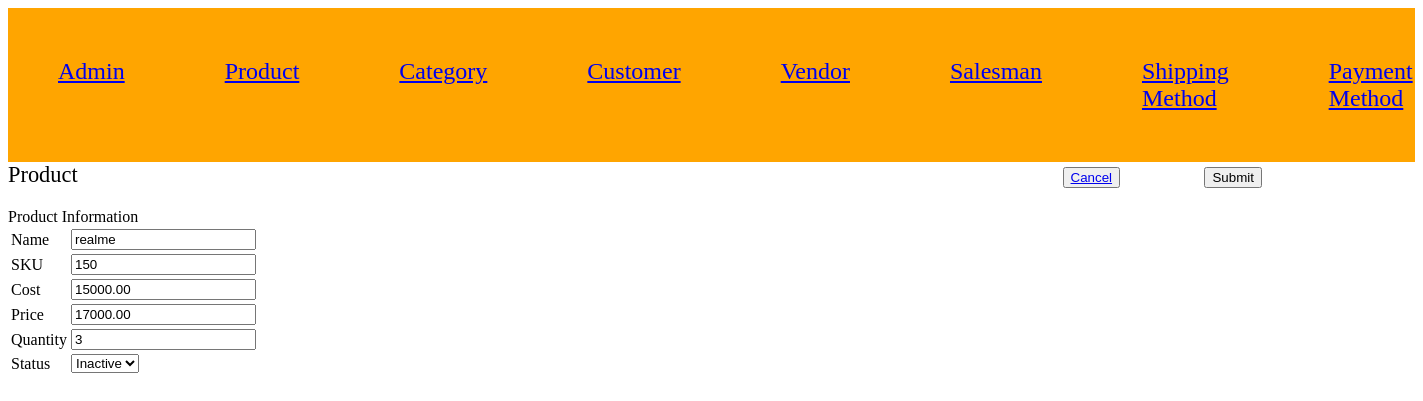
Page /project-harshad-parmar-04/Index.php?c=product&a=edit&id=251 on the committed database.
### tables this page shows
CREATE TABLE `product` (
  `product_id` int(11) NOT NULL,
  `name` varchar(255) NOT NULL,
  `sku` varchar(50) NOT NULL,
  `cost` decimal(10,2) NOT NULL,
  `price` decimal(10,2) NOT NULL,
  `quantity` int(5) DEFAULT 100,
  `status` tinyint(4) NOT NULL,
  `created_at` datetime NOT NULL,
  `updated_at` datetime NOT NULL
);

### project-harshad-parmar-04/Model/Core/View.php (called while the page is built, shortened)
<?php
class Model_Core_View
{
	protected $data = [];
	protected $template = null;
	public function __get($key)
	{
		return $this->data[$key];
	}
	public function setData($data)
	{
		$this->data = $data;
		return $this;
	}
	public function setTemplate($template)
	{
		$this->template = $template;
		return $this;
	}
	public function getTemplate()
	{
		return $this->template;
	}
	public function render()
	{
		require 'View' . DS . $this->getTemplate();
	}
	public function getUrl($action = null, $controller = null, $params = [], $resetParam = false)
	{
		return Ccc::getModel('Core_Url')->getUrl($action, $controller, $params, $resetParam);
	}
}
?>

### project-harshad-parmar-04/Controller/Core/Action.php (called while the page is built, shortened)
<?php
class Controller_Core_Action
{
	protected $view = null;
	public function setView($view)
	{
		$this->view = $view;
		return $this;
	}
	public function getView()
	{
		if ($this->view) {
			return $this->view;
		}
		$view = Ccc::getModel('Core_View');
		return $view;
	}
	public function render()
	{
		return $this->getView()->render();
	}
}
?>

### project-harshad-parmar-04/Controller/Product.php (called while the page is built, shortened)
<?php
class Controller_Product extends Controller_Core_Action
{
	public function editAction()
	{
		try {
			if (!($id = (int) $this->getRequest()->getParams('id'))) {
				throw new Exception("Invalid request.", 1);
			}
			if (!($product =  Ccc::getModel('Product_Row')->load($id))) {
				throw new Exception("Invalid Id.", 1);
			}
			$this->render();
		} catch (Exception $e) {
			$this->getMessage()->addMessage($e->getMessage(),Model_Core_Message::FAILURE);
			$this->redirect('grid');
		}
	}
}
?>

### project-harshad-parmar-04/Controller/Core/Front.php (called while the page is built, shortened)
<?php
class Controller_Core_Front
{
	public function init()
	{
		$request = Ccc::getModel('Core_Request');
		$controller = new $controllerClassName();
		$actionName = $request->getActionName().'Action';
		$controller->$actionName();
	}
}
?>

### project-harshad-parmar-04/Index.php (called while the page is built, shortened)
<?php
spl_autoload_register(function ($className) {
    $classPath = str_replace('_', '/', $className);
});
class Ccc
{
	public static function init()
	{
		$front = new Controller_Core_Front();
		$front->init();
	}
	public static function getModel($className)
	{
		return new $className();
	}
}
Ccc::init();
?>

### project-harshad-parmar-04/Model/Core/Url.php (called while the page is built, shortened)
<?php
class Model_Core_Url
{
	public function getUrl($action = null, $controller = null, $params = [], $resetParam = false)
	{
		$request = Ccc::getModel('Core_Request');
		$final = $request->getParams();
		if ($resetParam) {
			$final = [];
		}
		if ($controller) {
			$final['c'] = $controller;
		}
		else {
			$final['c'] = $request->getControllerName();
		}
		if ($action) {
			$final['a'] = $action;
		}
		else {
			$final['a'] = $request->getActionName();
		}
		$queryString = http_build_query($final);
		$url = $_SERVER['REQUEST_SCHEME'] . "://" . $_SERVER['HTTP_HOST'] . $_SERVER['SCRIPT_NAME'] . "?" . $queryString;
		return $url;
	}
}
?>

### project-harshad-parmar-04/Model/Core/Request.php (called while the page is built, shortened)
<?php
class Model_Core_Request
{
	public function getParams($key=null, $value=null)
	{
		if ($key == null) {
			return $_GET;
		}
		if (array_key_exists($key, $_GET)) {
			return $_GET[$key];
		}
		return $value;
	}
	public function getControllerName()
	{
		return $this->getParams('c', 'Index');
	}
}
?>

### project-harshad-parmar-04/Model/Core/Table/Row.php (called while the page is built, shortened)
<?php
class Model_Core_Table_Row
{
	protected $data = [];
	protected $table = null;
	public function setTable($table)
	{
		$this->table = $table;
		return $this;
	}
	public function getTable()
	{
		if ($this->table) {
			return $this->table;
		}
		return $this->table;
	}
	public function getTableName()
	{
		return $this->getTable()->getTableName();
	}
	public function getPrimaryKey()
	{
		return $this->getTable()->getPrimaryKey();
	}
	public function __get($key)
	{
		if (array_key_exists($key, $this->data)) {
			return $this->data[$key];
		}
		return null;
	}
	public function setData($data)
	{
		$this->data = array_merge($this->data, $data);
		return $this;
	}
	public function load($id, $column = null)
	{
		if (!$column) {
			$column = $this->getPrimaryKey();
		}
		$query = "SELECT * FROM `{$this->getTableName()}` WHERE `{$column}` = '{$id}'";
		$row = $this->getTable()->fetchRow($query);
		return $this;
	}
}
?>

### project-harshad-parmar-04/Model/Core/Adapter.php (called while the page is built, shortened)
<?php
class Model_Core_Adapter
{
	public $config = [
		'host' => 'localhost',
		'username' => 'root',
		'password' => '',
		'dbname' => 'project-harshad-parmar-04'
	];
	public function connect(){
		$connect = mysqli_connect(
			$this->config['host'],
			$this->config['username'],
			$this->config['password'],
			$this->config['dbname']
		);
		return $connect;
	}
	public function fetchRow($query){
		$connect = $this->connect();
		$result = mysqli_query($connect, $query);
		if ($result->num_rows > 0) {
			return $result->fetch_assoc();
		}
		return false;
	}
}
?>

### project-harshad-parmar-04/Model/Core/Table.php (called while the page is built, shortened)
<?php
class Model_Core_Table
{
	public function getAdapter()
	{
		$adapter = Ccc::getModel('Core_Adapter');
		return $adapter;
	}
	public function fetchRow($query)
	{
		return $this->getAdapter()->fetchRow($query);
	}
}
?>

### project-harshad-parmar-04/Model/Product/Row.php (called while the page is built, shortened)
<?php
class Model_Product_Row extends Model_Core_Table_Row
{
	public function getStatusOptions()
	{
		return [
			self::STATUS_ACTIVE => self::STATUS_ACTIVE_LBL,
			self::STATUS_INACTIVE => self::STATUS_INACTIVE_LBL
		];
	}
	public function getStatus()
	{
		if ($this->status) {
			return $this->status;
		}
		return self::STATUS_DEFAULT;
	}
}
?>

### project-harshad-parmar-04/View/product/edit.phtml (the view, shortened to what this page needs)
<?php $product = $this->product; ?>
<!DOCTYPE html>
<html>
<head>
	<link rel="stylesheet" type="text/css" href="Skin/css/style.css">
</head>
<body>
	<form action="<?php echo $this->getUrl('save'); ?>" method="post">
		<div class="add">
			<div>Product</div>
			<div class="cancel">
				<button><a href="<?php echo $this->getUrl('grid', null, [], true); ?>">Cancel</a></button>
			</div>
			<div class="submit">
				<button type="submit">Submit</button>
			</div>
		</div>
		<div>Product Information</div>
		<table>
			<tr>
				<td>Name</td>
				<td><input type="text" name="product[name]" value="<?php echo $product->name; ?>"></td>
			</tr>
			<tr>
				<td>SKU</td>
				<td><input type="text" name="product[sku]" value="<?php echo $product->sku; ?>"></td>
			</tr>
			<tr>
				<td>Cost</td>
				<td><input type="text" name="product[cost]" value="<?php echo $product->cost; ?>"></td>
			</tr>
			<tr>
				<td>Price</td>
				<td><input type="text" name="product[price]" value="<?php echo $product->price; ?>"></td>
			</tr>
			<tr>
				<td>Quantity</td>
				<td><input type="text" name="product[quantity]" value="<?php echo $product->quantity; ?>"></td>
			</tr>
			<tr>
				<td>Status</td>
				<td>
					<select name="product[status]">
						<?php foreach ($product->getStatusOptions() as $key => $value) : ?>
						<?php $selected = ($key == $product->getStatus()) ? "selected" : ''; ?>
						<option value="<?php echo $key; ?>" <?php echo $selected;?>><?php echo $value; ?></option>
						<?php endforeach; ?>
					</select>
				</td>
			</tr>
		</table>
	</form>
</body>
</html>

### project-harshad-parmar-04/Skin/css/style.css (style rules this page uses)
.add { display: flex; font-size: 140%; margin-bottom: 20px; }
.cancel { margin-left: 70%; }
.submit { margin-left: 6%; }

### rows in the picture
product: name "realme", sku "150", cost "15000.00", price "17000.00", quantity "3"

### other values in the picture
form field value "Inactive"
